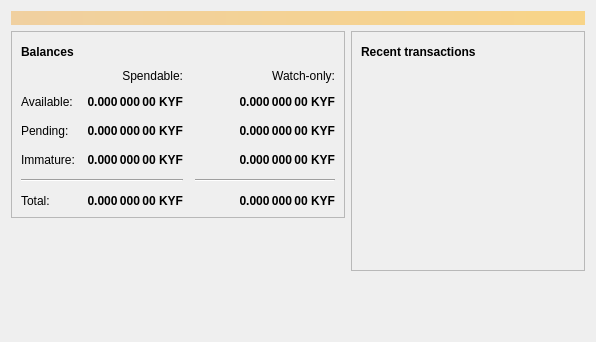
<?xml version="1.0" encoding="UTF-8"?>
<ui version="4.0">
 <class>OverviewPage</class>
 <widget class="QWidget" name="OverviewPage">
  <property name="geometry">
   <rect>
    <x>0</x>
    <y>0</y>
    <width>596</width>
    <height>342</height>
   </rect>
  </property>
  <property name="windowTitle">
   <string>Form</string>
  </property>
  <layout class="QVBoxLayout" name="topLayout">
   <item>
    <widget class="QLabel" name="labelAlerts">
     <property name="visible">
      <bool>false</bool>
     </property>
     <property name="styleSheet">
      <string notr="true">background-color: qlineargradient(x1: 0, y1: 0, x2: 1, y2: 0, stop:0 #F0D0A0, stop:1 #F8D488); color:#000000;</string>
     </property>
     <property name="wordWrap">
      <bool>true</bool>
     </property>
     <property name="margin">
      <number>3</number>
     </property>
    </widget>
   </item>
   <item>
    <layout class="QHBoxLayout" name="horizontalLayout" stretch="1,1">
     <item>
      <layout class="QVBoxLayout" name="verticalLayout_2">
       <item>
        <widget class="QFrame" name="frame">
         <property name="frameShape">
          <enum>QFrame::StyledPanel</enum>
         </property>
         <property name="frameShadow">
          <enum>QFrame::Raised</enum>
         </property>
         <layout class="QVBoxLayout" name="verticalLayout_4">
          <item>
           <layout class="QHBoxLayout" name="horizontalLayout_4">
            <item>
             <widget class="QLabel" name="label_5">
              <property name="font">
               <font>
                <weight>75</weight>
                <bold>true</bold>
               </font>
              </property>
              <property name="text">
               <string>Balances</string>
              </property>
             </widget>
            </item>
            <item>
             <widget class="QPushButton" name="labelWalletStatus">
              <property name="enabled">
               <bool>false</bool>
              </property>
              <property name="maximumSize">
               <size>
                <width>30</width>
                <height>16777215</height>
               </size>
              </property>
              <property name="toolTip">
               <string>The displayed information may be out of date. Your wallet automatically synchronizes with the kryptoFranc network after a connection is established, but this process has not completed yet.</string>
              </property>
              <property name="text">
               <string/>
              </property>
              <property name="icon">
               <iconset resource="../kryptofranc.qrc">
                <normaloff>:/icons/warning</normaloff>
                <disabledoff>:/icons/warning</disabledoff>:/icons/warning</iconset>
              </property>
              <property name="iconSize">
               <size>
                <width>24</width>
                <height>24</height>
               </size>
              </property>
              <property name="flat">
               <bool>true</bool>
              </property>
             </widget>
            </item>
            <item>
             <spacer name="horizontalSpacer_3">
              <property name="orientation">
               <enum>Qt::Horizontal</enum>
              </property>
              <property name="sizeHint" stdset="0">
               <size>
                <width>40</width>
                <height>20</height>
               </size>
              </property>
             </spacer>
            </item>
           </layout>
          </item>
          <item>
           <layout class="QGridLayout" name="gridLayout">
            <property name="spacing">
             <number>12</number>
            </property>
            <item row="2" column="2">
             <widget class="QLabel" name="labelWatchPending">
              <property name="font">
               <font>
                <weight>75</weight>
                <bold>true</bold>
               </font>
              </property>
              <property name="cursor">
               <cursorShape>IBeamCursor</cursorShape>
              </property>
              <property name="toolTip">
               <string>Unconfirmed transactions to watch-only addresses</string>
              </property>
              <property name="text">
               <string notr="true">0.000 000 00 KYF</string>
              </property>
              <property name="alignment">
               <set>Qt::AlignRight|Qt::AlignTrailing|Qt::AlignVCenter</set>
              </property>
              <property name="textInteractionFlags">
               <set>Qt::LinksAccessibleByMouse|Qt::TextSelectableByKeyboard|Qt::TextSelectableByMouse</set>
              </property>
             </widget>
            </item>
            <item row="2" column="1">
             <widget class="QLabel" name="labelUnconfirmed">
              <property name="font">
               <font>
                <weight>75</weight>
                <bold>true</bold>
               </font>
              </property>
              <property name="cursor">
               <cursorShape>IBeamCursor</cursorShape>
              </property>
              <property name="toolTip">
               <string>Total of transactions that have yet to be confirmed, and do not yet count toward the spendable balance</string>
              </property>
              <property name="text">
               <string notr="true">0.000 000 00 KYF</string>
              </property>
              <property name="alignment">
               <set>Qt::AlignRight|Qt::AlignTrailing|Qt::AlignVCenter</set>
              </property>
              <property name="textInteractionFlags">
               <set>Qt::LinksAccessibleByMouse|Qt::TextSelectableByKeyboard|Qt::TextSelectableByMouse</set>
              </property>
             </widget>
            </item>
            <item row="3" column="2">
             <widget class="QLabel" name="labelWatchImmature">
              <property name="font">
               <font>
                <weight>75</weight>
                <bold>true</bold>
               </font>
              </property>
              <property name="cursor">
               <cursorShape>IBeamCursor</cursorShape>
              </property>
              <property name="toolTip">
               <string>Mined balance in watch-only addresses that has not yet matured</string>
              </property>
              <property name="text">
               <string notr="true">0.000 000 00 KYF</string>
              </property>
              <property name="alignment">
               <set>Qt::AlignRight|Qt::AlignTrailing|Qt::AlignVCenter</set>
              </property>
              <property name="textInteractionFlags">
               <set>Qt::LinksAccessibleByMouse|Qt::TextSelectableByKeyboard|Qt::TextSelectableByMouse</set>
              </property>
             </widget>
            </item>
            <item row="4" column="0" colspan="2">
             <widget class="Line" name="line">
              <property name="orientation">
               <enum>Qt::Horizontal</enum>
              </property>
             </widget>
            </item>
            <item row="4" column="2">
             <widget class="Line" name="lineWatchBalance">
              <property name="sizePolicy">
               <sizepolicy hsizetype="Preferred" vsizetype="Fixed">
                <horstretch>0</horstretch>
                <verstretch>0</verstretch>
               </sizepolicy>
              </property>
              <property name="minimumSize">
               <size>
                <width>140</width>
                <height>0</height>
               </size>
              </property>
              <property name="orientation">
               <enum>Qt::Horizontal</enum>
              </property>
             </widget>
            </item>
            <item row="5" column="0">
             <widget class="QLabel" name="labelTotalText">
              <property name="text">
               <string>Total:</string>
              </property>
             </widget>
            </item>
            <item row="3" column="1">
             <widget class="QLabel" name="labelImmature">
              <property name="font">
               <font>
                <weight>75</weight>
                <bold>true</bold>
               </font>
              </property>
              <property name="cursor">
               <cursorShape>IBeamCursor</cursorShape>
              </property>
              <property name="toolTip">
               <string>Mined balance that has not yet matured</string>
              </property>
              <property name="text">
               <string notr="true">0.000 000 00 KYF</string>
              </property>
              <property name="alignment">
               <set>Qt::AlignRight|Qt::AlignTrailing|Qt::AlignVCenter</set>
              </property>
              <property name="textInteractionFlags">
               <set>Qt::LinksAccessibleByMouse|Qt::TextSelectableByKeyboard|Qt::TextSelectableByMouse</set>
              </property>
             </widget>
            </item>
            <item row="2" column="3">
             <spacer name="horizontalSpacer_2">
              <property name="orientation">
               <enum>Qt::Horizontal</enum>
              </property>
              <property name="sizeHint" stdset="0">
               <size>
                <width>40</width>
                <height>20</height>
               </size>
              </property>
             </spacer>
            </item>
            <item row="3" column="0">
             <widget class="QLabel" name="labelImmatureText">
              <property name="text">
               <string>Immature:</string>
              </property>
             </widget>
            </item>
            <item row="5" column="1">
             <widget class="QLabel" name="labelTotal">
              <property name="font">
               <font>
                <weight>75</weight>
                <bold>true</bold>
               </font>
              </property>
              <property name="cursor">
               <cursorShape>IBeamCursor</cursorShape>
              </property>
              <property name="toolTip">
               <string>Your current total balance</string>
              </property>
              <property name="text">
               <string notr="true">0.000 000 00 KYF</string>
              </property>
              <property name="alignment">
               <set>Qt::AlignRight|Qt::AlignTrailing|Qt::AlignVCenter</set>
              </property>
              <property name="textInteractionFlags">
               <set>Qt::LinksAccessibleByMouse|Qt::TextSelectableByKeyboard|Qt::TextSelectableByMouse</set>
              </property>
             </widget>
            </item>
            <item row="5" column="2">
             <widget class="QLabel" name="labelWatchTotal">
              <property name="font">
               <font>
                <weight>75</weight>
                <bold>true</bold>
               </font>
              </property>
              <property name="cursor">
               <cursorShape>IBeamCursor</cursorShape>
              </property>
              <property name="toolTip">
               <string>Current total balance in watch-only addresses</string>
              </property>
              <property name="text">
               <string notr="true">0.000 000 00 KYF</string>
              </property>
              <property name="alignment">
               <set>Qt::AlignRight|Qt::AlignTrailing|Qt::AlignVCenter</set>
              </property>
              <property name="textInteractionFlags">
               <set>Qt::LinksAccessibleByMouse|Qt::TextSelectableByKeyboard|Qt::TextSelectableByMouse</set>
              </property>
             </widget>
            </item>
            <item row="0" column="2">
             <widget class="QLabel" name="labelWatchonly">
              <property name="text">
               <string>Watch-only:</string>
              </property>
              <property name="alignment">
               <set>Qt::AlignRight|Qt::AlignTrailing|Qt::AlignVCenter</set>
              </property>
             </widget>
            </item>
            <item row="1" column="0">
             <widget class="QLabel" name="labelBalanceText">
              <property name="text">
               <string>Available:</string>
              </property>
             </widget>
            </item>
            <item row="1" column="1">
             <widget class="QLabel" name="labelBalance">
              <property name="font">
               <font>
                <weight>75</weight>
                <bold>true</bold>
               </font>
              </property>
              <property name="cursor">
               <cursorShape>IBeamCursor</cursorShape>
              </property>
              <property name="toolTip">
               <string>Your current spendable balance</string>
              </property>
              <property name="text">
               <string notr="true">0.000 000 00 KYF</string>
              </property>
              <property name="alignment">
               <set>Qt::AlignRight|Qt::AlignTrailing|Qt::AlignVCenter</set>
              </property>
              <property name="textInteractionFlags">
               <set>Qt::LinksAccessibleByMouse|Qt::TextSelectableByKeyboard|Qt::TextSelectableByMouse</set>
              </property>
             </widget>
            </item>
            <item row="1" column="2">
             <widget class="QLabel" name="labelWatchAvailable">
              <property name="font">
               <font>
                <weight>75</weight>
                <bold>true</bold>
               </font>
              </property>
              <property name="cursor">
               <cursorShape>IBeamCursor</cursorShape>
              </property>
              <property name="toolTip">
               <string>Your current balance in watch-only addresses</string>
              </property>
              <property name="text">
               <string notr="true">0.000 000 00 KYF</string>
              </property>
              <property name="alignment">
               <set>Qt::AlignRight|Qt::AlignTrailing|Qt::AlignVCenter</set>
              </property>
              <property name="textInteractionFlags">
               <set>Qt::LinksAccessibleByMouse|Qt::TextSelectableByKeyboard|Qt::TextSelectableByMouse</set>
              </property>
             </widget>
            </item>
            <item row="2" column="0">
             <widget class="QLabel" name="labelPendingText">
              <property name="text">
               <string>Pending:</string>
              </property>
             </widget>
            </item>
            <item row="0" column="1">
             <widget class="QLabel" name="labelSpendable">
              <property name="text">
               <string>Spendable:</string>
              </property>
              <property name="alignment">
               <set>Qt::AlignRight|Qt::AlignTrailing|Qt::AlignVCenter</set>
              </property>
             </widget>
            </item>
           </layout>
          </item>
         </layout>
        </widget>
       </item>
       <item>
        <spacer name="verticalSpacer">
         <property name="orientation">
          <enum>Qt::Vertical</enum>
         </property>
         <property name="sizeHint" stdset="0">
          <size>
           <width>20</width>
           <height>40</height>
          </size>
         </property>
        </spacer>
       </item>
      </layout>
     </item>
     <item>
      <layout class="QVBoxLayout" name="verticalLayout_3">
       <item>
        <widget class="QFrame" name="frame_2">
         <property name="frameShape">
          <enum>QFrame::StyledPanel</enum>
         </property>
         <property name="frameShadow">
          <enum>QFrame::Raised</enum>
         </property>
         <layout class="QVBoxLayout" name="verticalLayout">
          <item>
           <layout class="QHBoxLayout" name="horizontalLayout_2">
            <item>
             <widget class="QLabel" name="label_4">
              <property name="font">
               <font>
                <weight>75</weight>
                <bold>true</bold>
               </font>
              </property>
              <property name="text">
               <string>Recent transactions</string>
              </property>
             </widget>
            </item>
            <item>
             <widget class="QPushButton" name="labelTransactionsStatus">
              <property name="enabled">
               <bool>false</bool>
              </property>
              <property name="maximumSize">
               <size>
                <width>30</width>
                <height>16777215</height>
               </size>
              </property>
              <property name="toolTip">
               <string>The displayed information may be out of date. Your wallet automatically synchronizes with the kryptoFranc network after a connection is established, but this process has not completed yet.</string>
              </property>
              <property name="text">
               <string/>
              </property>
              <property name="icon">
               <iconset resource="../kryptofranc.qrc">
                <normaloff>:/icons/warning</normaloff>
                <disabledoff>:/icons/warning</disabledoff>:/icons/warning</iconset>
              </property>
              <property name="iconSize">
               <size>
                <width>24</width>
                <height>24</height>
               </size>
              </property>
              <property name="flat">
               <bool>true</bool>
              </property>
             </widget>
            </item>
            <item>
             <spacer name="horizontalSpacer">
              <property name="orientation">
               <enum>Qt::Horizontal</enum>
              </property>
              <property name="sizeHint" stdset="0">
               <size>
                <width>40</width>
                <height>20</height>
               </size>
              </property>
             </spacer>
            </item>
           </layout>
          </item>
          <item>
           <widget class="QListView" name="listTransactions">
            <property name="styleSheet">
             <string notr="true">QListView { background: transparent; }</string>
            </property>
            <property name="frameShape">
             <enum>QFrame::NoFrame</enum>
            </property>
            <property name="verticalScrollBarPolicy">
             <enum>Qt::ScrollBarAlwaysOff</enum>
            </property>
            <property name="horizontalScrollBarPolicy">
             <enum>Qt::ScrollBarAlwaysOff</enum>
            </property>
            <property name="selectionMode">
             <enum>QAbstractItemView::NoSelection</enum>
            </property>
           </widget>
          </item>
         </layout>
        </widget>
       </item>
       <item>
        <spacer name="verticalSpacer_2">
         <property name="orientation">
          <enum>Qt::Vertical</enum>
         </property>
         <property name="sizeHint" stdset="0">
          <size>
           <width>20</width>
           <height>40</height>
          </size>
         </property>
        </spacer>
       </item>
      </layout>
     </item>
    </layout>
   </item>
  </layout>
 </widget>
 <resources/>
 <connections/>
</ui>
